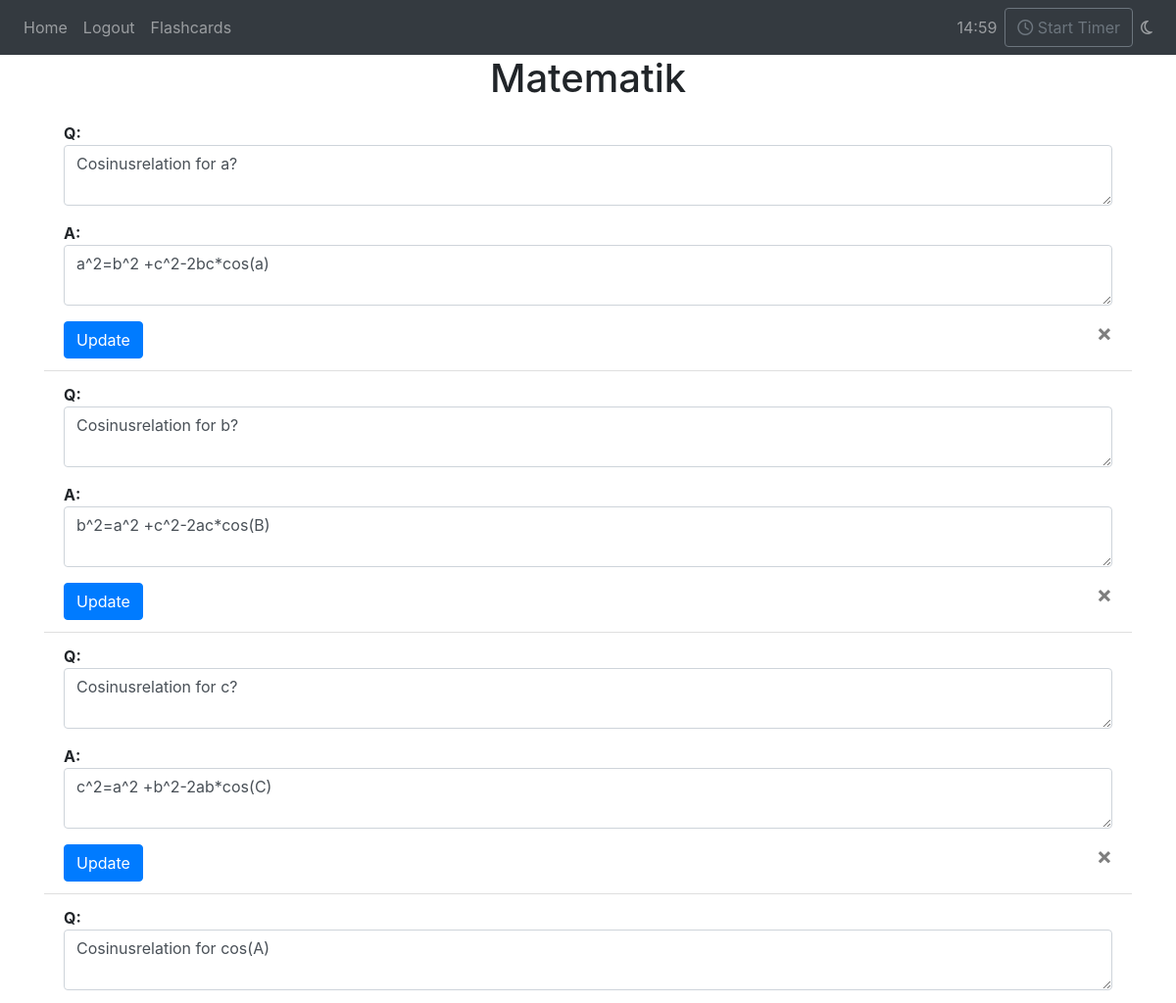
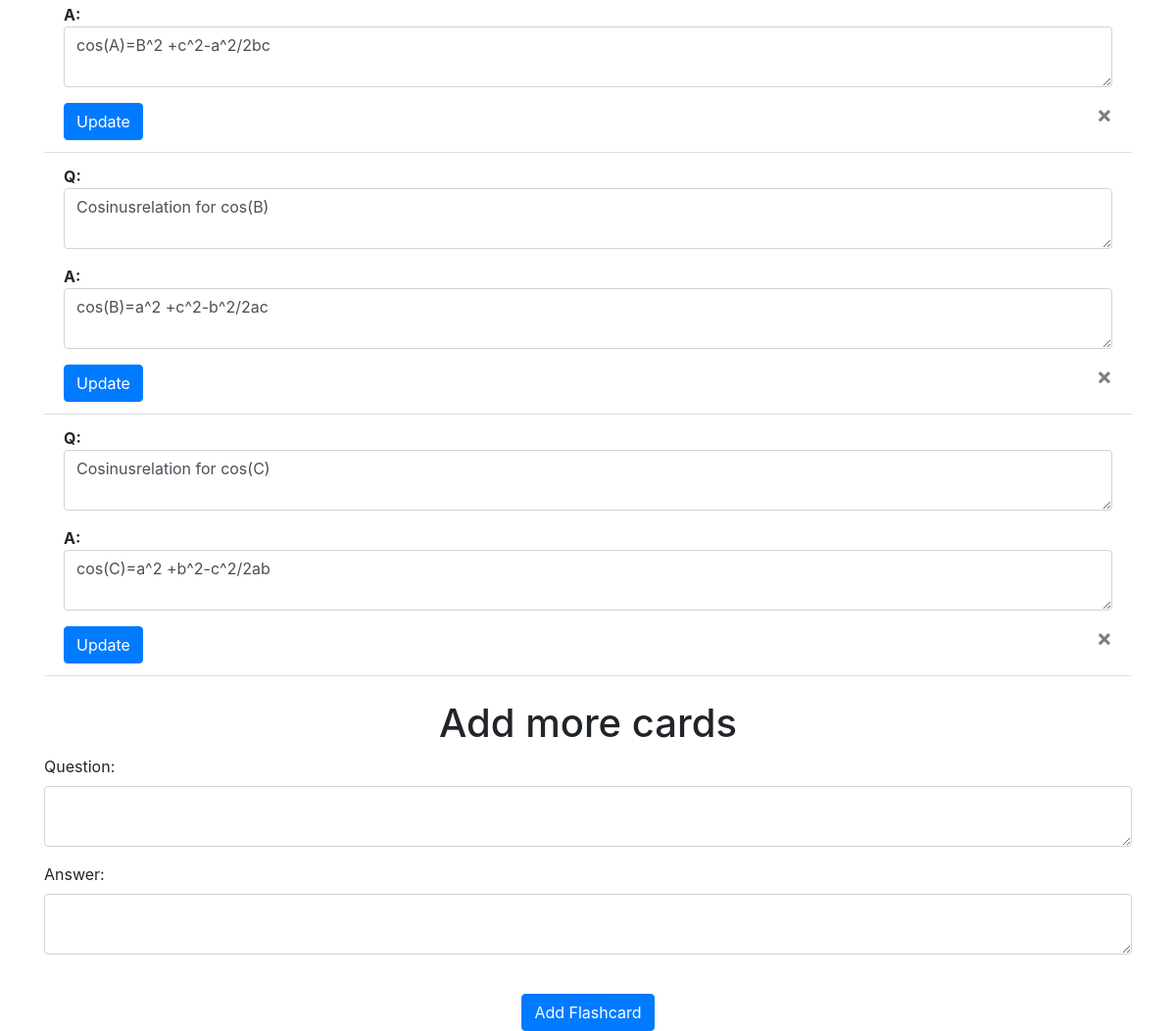
Page /editcards?stackId=11 (signed in) on the committed database (2 pictures, top to bottom).
### website/models.py (models this page shows)
class FlashcardStack(db.Model):
    id = db.Column(db.Integer, primary_key=True)
    title = db.Column(db.String(100), nullable=False)
    user_id = db.Column(db.Integer, db.ForeignKey("user.id"))
    flashcards = db.relationship("Flashcard", backref="stack", lazy=True)

class Flashcard(db.Model):
    id = db.Column(db.Integer, primary_key=True)
    question = db.Column(db.String(1000), nullable=False)
    answer = db.Column(db.String(1000), nullable=False)
    stack_id = db.Column(db.Integer, db.ForeignKey("flashcard_stack.id"), nullable=False)

### website/views.py (the view, shortened to what this page needs)
@views.route("/editcards", methods=["GET", "POST"])
@login_required
def editcards():
    stackId = request.args.get('stackId', None)
    if not stackId:
        flash('No stack ID provided.', category='error')
        return redirect(url_for('views.home'))
    stack = FlashcardStack.query.get(stackId)
    if not stack:
        flash('Stack not found.', 'error')
        return redirect(url_for('views.home'))
    return render_template("editcards.html", user=current_user, stack=stack)

### website/__init__.py (called while the page is built)
def create_app():
    app = Flask(__name__)
    app.config["SECRET_KEY"] = "hafswasd"
    app.config["SQLALCHEMY_DATABASE_URI"] = f"sqlite:///{DB_NAME}"
    db.init_app(app)
    from .views import views
    from .auth import auth
    app.register_blueprint(views, url_prefix="/")
    app.register_blueprint(auth, url_prefix="/")
    from .models import User, Note
    create_database(app)
    login_manager = LoginManager()
    login_manager.login_view = "auth.login"
    login_manager.init_app(app)
    @login_manager.user_loader
    def load_user(id):
        return User.query.get(int(id))
    return app

### website/templates/editcards.html (shortened to what this page needs)
{% extends "base.html" %} {% block title %}Home{% endblock %} {% block content
%}
<h1 align="center">{{ stack.title }}</h1>
<ul class="list-group list-group-flush" id="flashcards">
  {% for flashcard in stack.flashcards %}
  <li class="list-group-item">
    <form method="POST" action="/update_flashcard/{{ flashcard.id }}">
      <div class="form-group">
        <strong>Q:</strong>
        <textarea name="question" class="form-control">
{{ flashcard.question }}</textarea
        >
      </div>
      <div class="form-group">
        <strong>A:</strong>
        <textarea name="answer" class="form-control">
{{ flashcard.answer }}</textarea
        >
      </div>
      <button type="submit" class="btn btn-primary">Update</button>
      <button
        type="button"
        class="close"
        onclick="deleteFlashcard({{ flashcard.id }})"
      >
        <span aria-hidden="true">&times;</span>
      </button>
    </form>
  </li>
  {% endfor %}
</ul>
<br />
<h1 align="center">Add more cards</h1>
<form method="POST">
  <div class="form-group">
    <label for="question">Question:</label>
    <textarea name="question" id="question" class="form-control"></textarea>
  </div>
  <div class="form-group">
    <label for="answer">Answer:</label>
    <textarea name="answer" id="answer" class="form-control"></textarea>
  </div>
  <br />
  <div align="center">
    <button type="submit" class="btn btn-primary">Add Flashcard</button>
  </div>
</form>
{% endblock %}

### website/templates/base.html (style rules this page uses)
:root { --bg-dark: #50596c; --bg-darker: #5f6469; --bg-darkest: #343a40; --bg-answer: #333; --text-light: #d3d3d3; --border-color: #707070; }

### rows in the picture
FlashcardStack: title "Matematik"
Flashcard: question "Cosinusrelation for a?", answer "a^2=b^2 +c^2-2bc*cos(a)"
Flashcard: question "Cosinusrelation for b?", answer "b^2=a^2 +c^2-2ac*cos(B)"
Flashcard: question "Cosinusrelation for c?", answer "c^2=a^2 +b^2-2ab*cos(C)"
Flashcard: question "Cosinusrelation for cos(A)", answer "cos(A)=B^2 +c^2-a^2/2bc"
Flashcard: question "Cosinusrelation for cos(B)", answer "cos(B)=a^2 +c^2-b^2/2ac"
Flashcard: question "Cosinusrelation for cos(C)", answer "cos(C)=a^2 +b^2-c^2/2ab"
